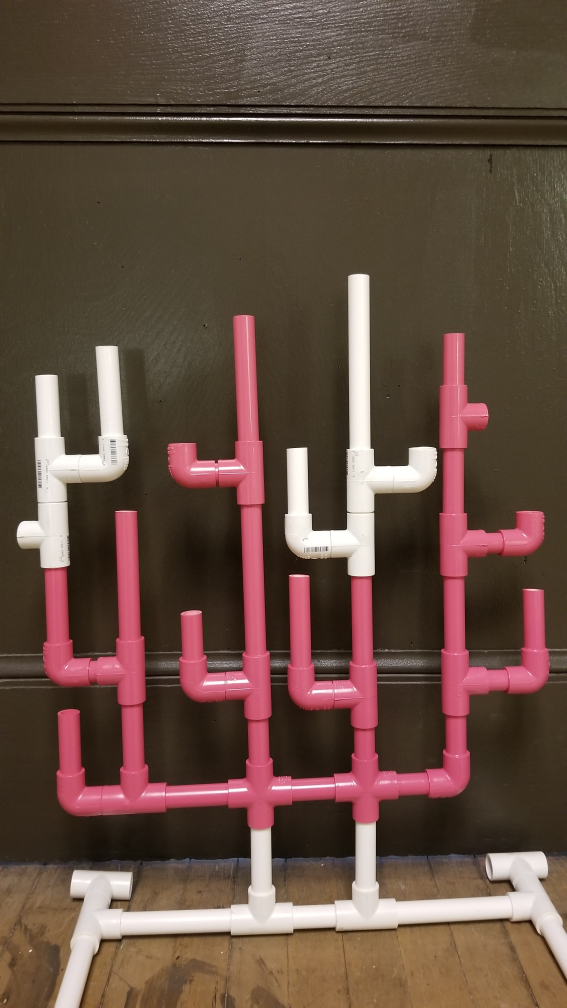
#> input picture opencv/Branch1.jpg, 2268 x 4032 px (shown at 1/4 size)
$ python Coral_Detection.py   (older library calls are emulated)
#> lines starting #> are read from the running program, lines starting #| are printed output that depends on the picture
from skimage.measure import compare_ssim
import imutils
import cv2
import numpy as np

# Define our color ranges
pinkLower = np.array([135,55,55], dtype=np.uint8)
pinkUpper = np.array([180,255,255], dtype=np.uint8)
whiteLower = np.array([0,0,180], dtype=np.uint8)
whiteUpper = np.array([180,80,255], dtype=np.uint8)

MAX_FEATURES = 100000
GOOD_MATCH_PERCENT = 0.15


def alignImages(im1, im2):

  # Convert images to grayscale
  im1Gray = cv2.cvtColor(im1, cv2.COLOR_BGR2GRAY)
  im2Gray = cv2.cvtColor(im2, cv2.COLOR_BGR2GRAY)

  # Detect ORB features and compute descriptors.
  orb = cv2.ORB_create(MAX_FEATURES)
  keypoints1, descriptors1 = orb.detectAndCompute(im1Gray, None)
  keypoints2, descriptors2 = orb.detectAndCompute(im2Gray, None)

  # Match features.
  matcher = cv2.DescriptorMatcher_create(cv2.DESCRIPTOR_MATCHER_BRUTEFORCE_HAMMING)
  matches = matcher.match(descriptors1, descriptors2, None)

  # Sort matches by score
  matches.sort(key=lambda x: x.distance, reverse=False)

  # Remove not so good matches
  numGoodMatches = int(len(matches) * GOOD_MATCH_PERCENT)
  matches = matches[:numGoodMatches]

  # Draw top matches
  imMatches = cv2.drawMatches(im1, keypoints1, im2, keypoints2, matches, None)

  # Extract location of good matches
  points1 = np.zeros((len(matches), 2), dtype=np.float32)
  points2 = np.zeros((len(matches), 2), dtype=np.float32)

  for i, match in enumerate(matches):
    points1[i, :] = keypoints1[match.queryIdx].pt
    points2[i, :] = keypoints2[match.trainIdx].pt

  # Find homography
  h, mask = cv2.findHomography(points1, points2, cv2.RANSAC)

  # Use homography
  height, width, channels = im2.shape
  im1Reg = cv2.warpPerspective(im1, h, (width, height))

  return im1Reg, h

# Creats a mask using the color boundarys of our choosing
def Create_Mask(mask,lower,upper):
    mask = cv2.inRange(mask,lower,upper)
    mask = cv2.erode(mask, None, iterations=1)
    mask = cv2.dilate(mask, None, iterations=1)
    return mask

# Reads our images and resizes them
imageA = cv2.imread('Branch1.jpg')
#> imageA is the input picture: shape (4032, 2268, 3); mean B, G, R 65.2, 76.5, 100.8
imageA = imutils.resize(imageA, width = 300)
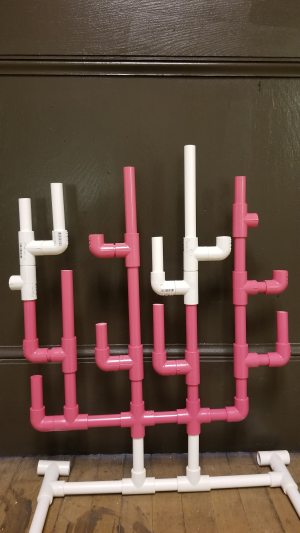
#> imageA: shape (533, 300, 3); mean B, G, R 65.2, 76.5, 100.8
imageB = cv2.imread('Branch2.jpg')
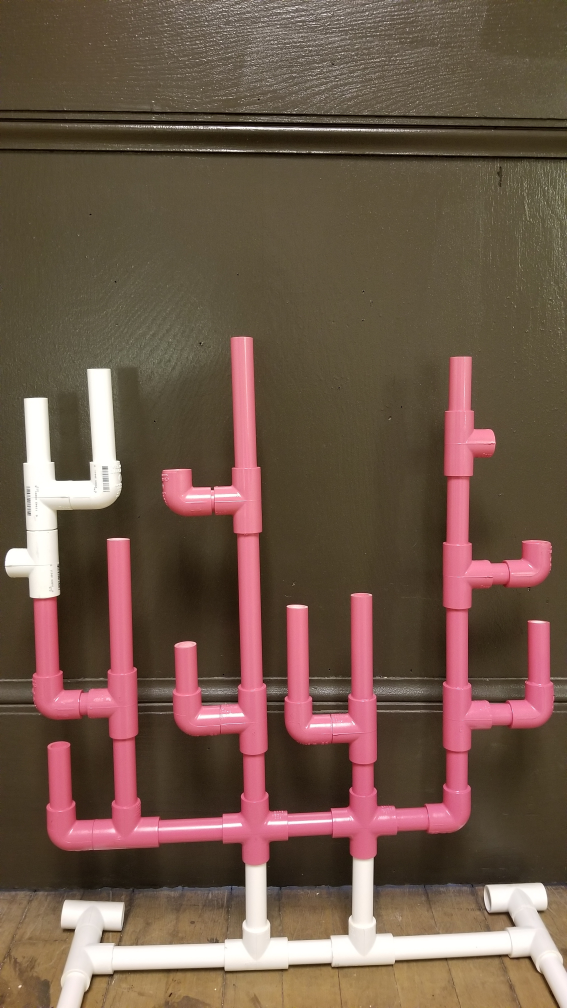
#> input picture opencv/Branch2.jpg, 2268 x 4032 px (shown at 1/4 size)
#> imageB is the input picture: shape (4032, 2268, 3); mean B, G, R 73.7, 88.1, 112.1
imageB = imutils.resize(imageB, width = 300)
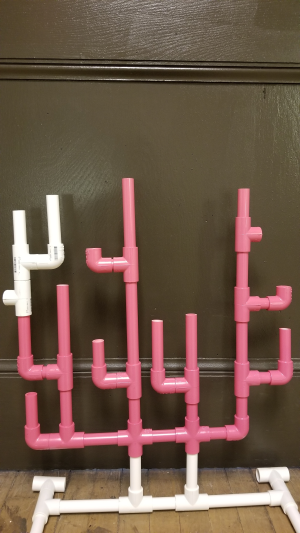
#> imageB: shape (533, 300, 3); mean B, G, R 73.7, 88.1, 112.2

# Aligns our images
imageA,h = alignImages(imageA,imageB)
#> in alignImages, `im1Gray = cv2.cvtColor(im1, cv2.COLOR_BGR2GRAY)`:
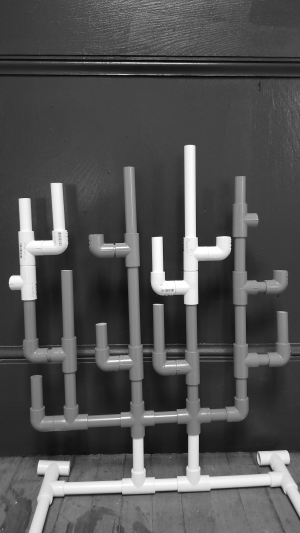
#> im1Gray: shape (533, 300); min 6, max 255, mean 82.5
#> in alignImages, `im2Gray = cv2.cvtColor(im2, cv2.COLOR_BGR2GRAY)`:
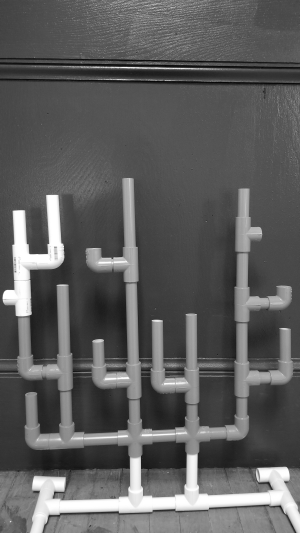
#> im2Gray: shape (533, 300); min 6, max 255, mean 93.7
#> in alignImages, `keypoints1, descriptors1 = orb.detectAndCompute(im1Gray, None)`: keypoints1 = 1500 keypoints; strongest (x, y, size): (172, 276, 111.1), (157, 239, 77.1), (166, 278, 44.6), (165, 279, 31)
#> in alignImages, `keypoints2, descriptors2 = orb.detectAndCompute(im2Gray, None)`: keypoints2 = 1341 keypoints; strongest (x, y, size): (46, 252, 31), (31, 253, 31), (256, 470, 31), (268, 482, 31)
#> in alignImages, `matches = matcher.match(descriptors1, descriptors2, None)`: matches = 1500 matches
#> (the run stopped early here; a loop or call above may not have finished)
